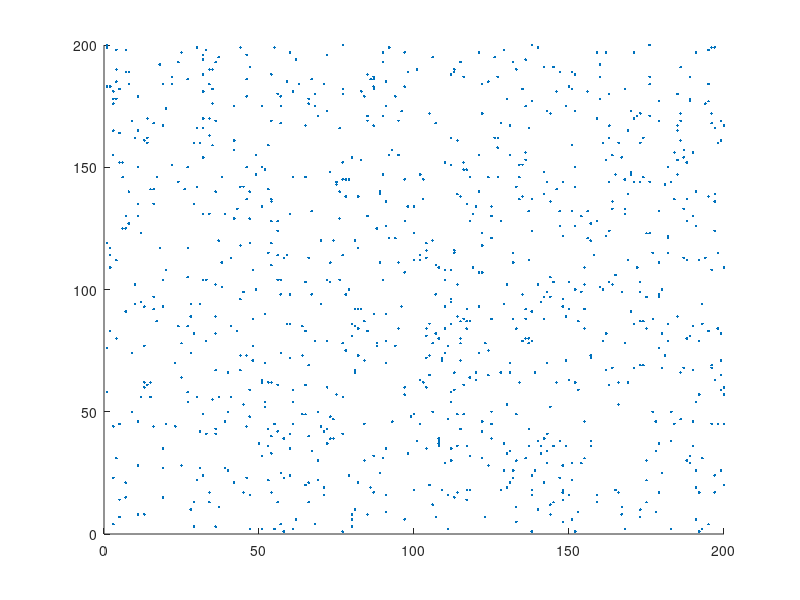
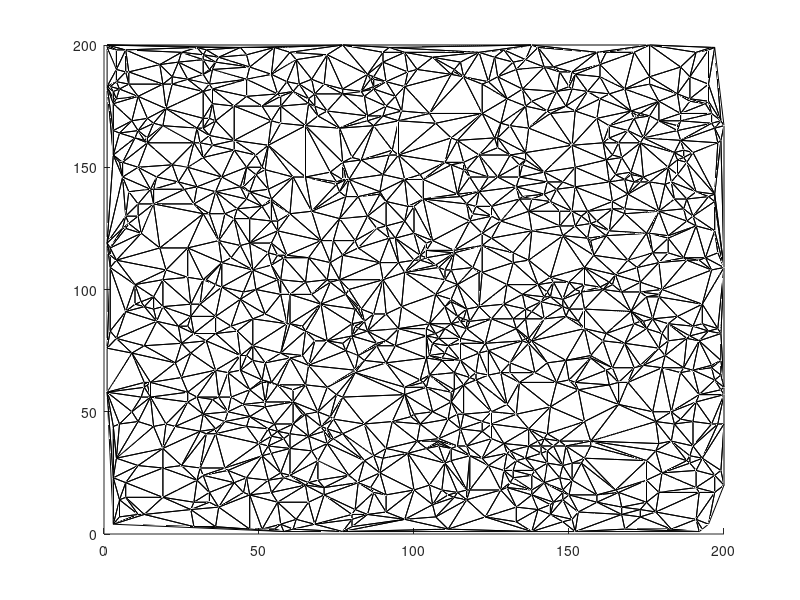
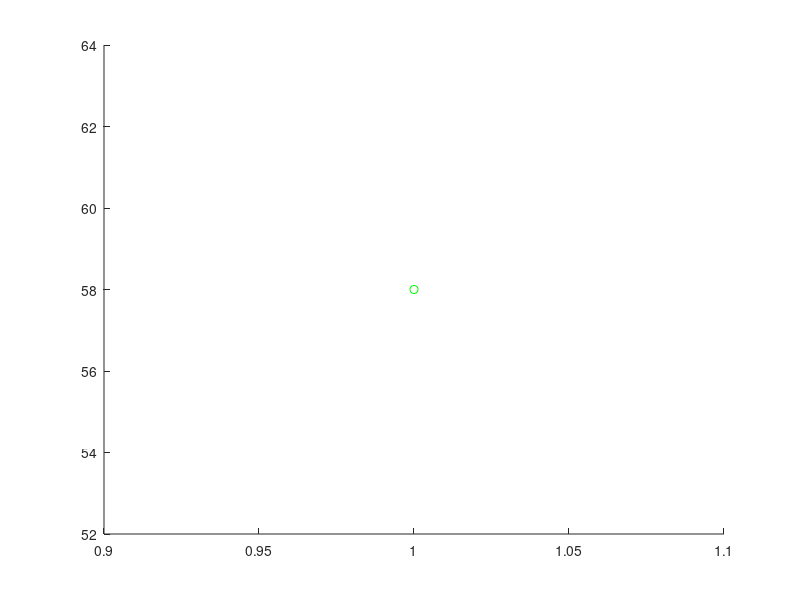

MATLAB code for these plots, in order: (Note: this script raises an error after producing the figures.)
clc;
clear all;
close all;

%% input points

pts = [1,1;
    6,6;
    12,3;
    15,3;
    12,1;
    4,8;
    7,9;
    9,3;
    11,13;
    12,5;
    2,12;
    10,11;
    4,2
    ];
pts = unique(randi([1,200],1000,2),'rows');
pts = [pts,[1:size(pts,1)]'];
scatter(pts(:,1),pts(:,2),'.');         %showing points

% all points are denoted by [x y index]

%% delaunay triangulation by matlab
figure;

tri = delaunay(pts(:,1:2));      %delaunay triangulation using MATLAB
patch('Faces',tri,'Vertices',pts,'FaceColor','none');

%% algorihm

% creating the super triangle which will contain all the points inside it
xmax = max(pts(:,1));       xmin = min(pts(:,1));
ymax = max(pts(:,2));       ymin = min(pts(:,2));
spacing = 20;
p1_s = [xmin-spacing,ymin-spacing,size(pts,1)+1];
p2_s = [xmax+spacing,ymin-spacing,size(pts,1)+2];
p3_s = [0.5*(xmax+xmin),ymax+spacing,size(pts,1)+3];
pts_new = [pts;p1_s;p2_s;p3_s];
tri_s = [p1_s(1,3),p2_s(1,3),p3_s(1,3)];


tri = [tri_s];
tri_main = [];
edgep= [];
bt = [];
bt_edges = [];
for i1 = 1:size(pts,1)
    fprintf('\n----------loopstart--------------\n')
%     hold on;
figure;
    scatter(pts(i1,1),pts(i1,2),'g');
    for j = 1:size(tri,1)           % for loop for triangles
        [center,r] = circumc(pts_new(tri(j,1),1:2),...
            pts_new(tri(j,2),1:2),...
            pts_new(tri(j,3),1:2));         % getting center anbd radius of the circumcircle
        
        if (pts(i1,1)-center(1))^2 + (pts(i1,2)-center(2))^2-r^2 <0
            fprintf('\ninside the circle\n');
            bt = [bt;tri(j,:)]
            bt_edges = [bt_edges;tri(j,1),tri(j,2);tri(j,1),tri(j,3)...
                ;tri(j,2),tri(j,3)]
            
        else
            fprintf('\non or outside the circle\n');
        end
    end
    
        for i = 1:size(bt_edges,1)
            if bt_edges(i,1)>bt_edges(i,2)
                bt_edges(i,:) = fliplr(bt_edges(i,:));
            end
        end
    bt_edges

        
    for i = 1:size(bt_edges,1)
        uval = ismember(bt_edges,bt_edges(i,:),'rows');
        if sum(uval)==1
            edgep = [edgep;bt_edges(i,:)];     %edge of polygon
        end
    end
    edgep
    
    %plotting polygon
     for k1 = 1: size(edgep,1)
        plot_poly = [pts_new(edgep(k1,1),1:2);pts_new(edgep(k1,2),1:2)];
        hold on;
        plot(plot_poly(:,1),plot_poly(:,2),'k','LineWidth',2)
    end
    
    %triangulation
    tri = [tri;edgep,i1.*ones(size(edgep,1),1)]
%     tri = [tri;gt]
    % potting triangles
    
    for k = 1: size(tri,1)
        plot_pts = [pts_new(tri(k,1),1:2);pts_new(tri(k,2),1:2);...
            pts_new(tri(k,3),1:2);pts_new(tri(k,1),1:2)];
        hold on;
        plot(plot_pts(:,1),plot_pts(:,2),'r')
    end
    
    tri  = setdiff(tri,bt,'rows')
    bt = [];
    bt_edges = [];
    edgep = [];
end

% 
tri_new = [];
for i = 1:size(tri,1)
   if tri(i,1)~=size(pts,1)+1 && tri(i,1)~=size(pts,1)+2 && tri(i,1)~=size(pts,1)+3
       if tri(i,2)~=size(pts,1)+1 && tri(i,2)~=size(pts,1)+2 && tri(i,2)~=size(pts,1)+3
           if tri(i,3)~=size(pts,1)+1 && tri(i,3)~=size(pts,1)+2 && tri(i,3)~=size(pts,1)+3
    tri_new = [tri_new;tri(i,:)];
           end
       end
   end
end
tri_new = unique(tri_new,'rows')
figure;
scatter(pts(:,1),pts(:,2),'.'); 
hold on;
for k = 1: size(tri_new,1)
        plot_pts = [pts_new(tri_new(k,1),1:2);pts_new(tri_new(k,2),1:2);...
            pts_new(tri_new(k,3),1:2);pts_new(tri_new(k,1),1:2)];
        hold on;
        plot(plot_pts(:,1),plot_pts(:,2),'k')
end





% gt_new = [];
% for i = 1:size(gt,1)
%    if gt(i,1)~=9 && gt(i,1)~=10 && gt(i,1)~=11
%        if gt(i,2)~=9 && gt(i,2)~=10 && gt(i,2)~=11
%            if gt(i,3)~=9 && gt(i,3)~=10 && gt(i,3)~=11
%     gt_new = [gt_new;gt(i,:)];
%            end
%        end
%    end
% end
% gt_new = unique(gt_new,'rows')
% figure;
% scatter(pts(:,1),pts(:,2),'.'); 
% hold on;
% for k = 1: size(gt_new,1)
%         plot_pts = [pts_new(gt_new(k,1),1:2);pts_new(gt_new(k,2),1:2);...
%             pts_new(gt_new(k,3),1:2);pts_new(gt_new(k,1),1:2)];
%         hold on;
%         plot(plot_pts(:,1),plot_pts(:,2),'k')
% end
    

% hold on;
%  plot_pts = [pts_new(9,1:2);pts_new(11,1:2);...
%                 pts_new(1,1:2);pts_new(9,1:2)];
%        plot(plot_pts(:,1),plot_pts(:,2),'LineWidth',2)